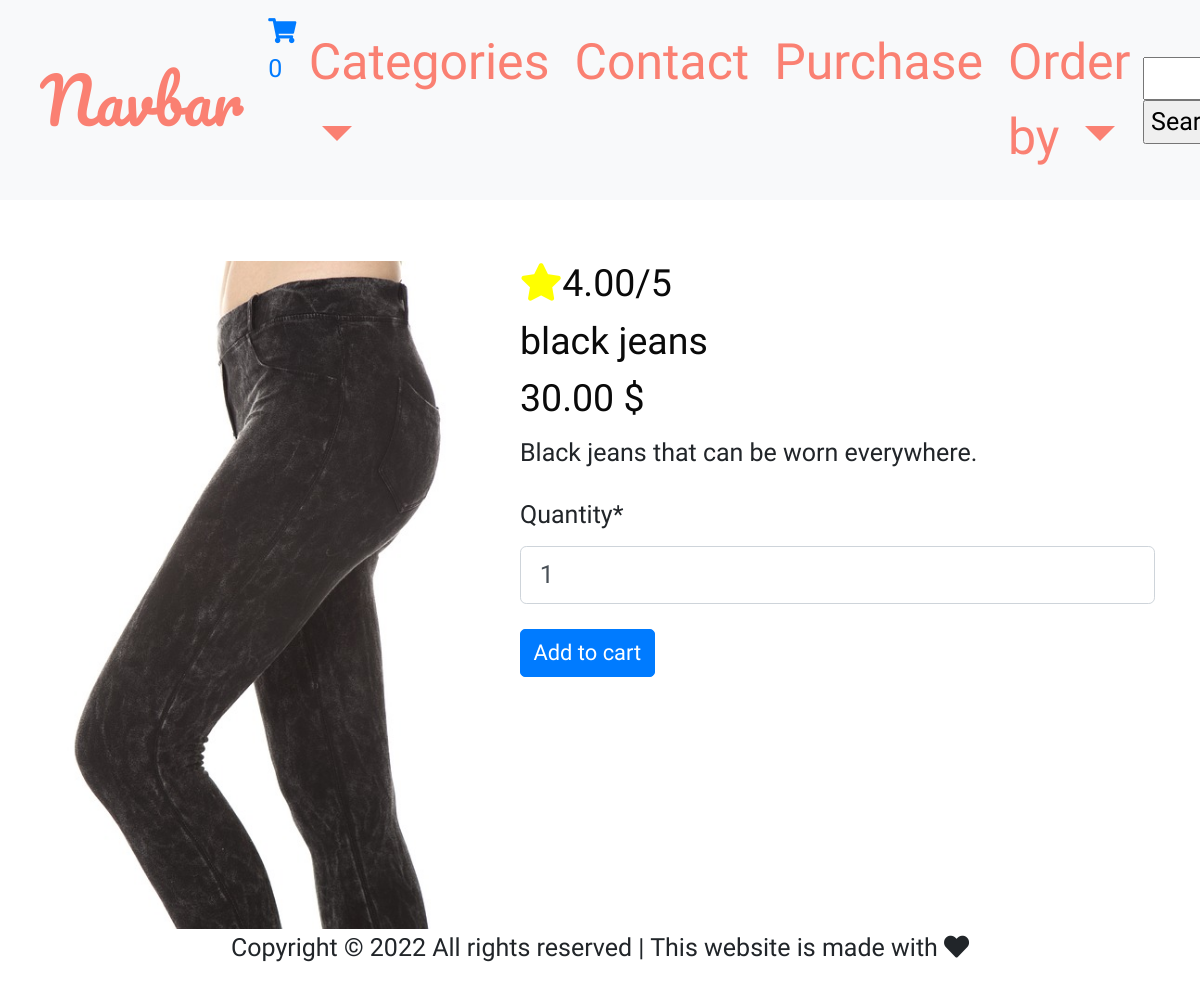
Page /products/pp510200/ on the committed database.
### cart/models.py (models this page shows, shortened)
class Product(models.Model):
    category = models.ForeignKey('Category', on_delete=models.CASCADE)
    name = models.CharField(max_length=254)
    slug = models.SlugField(unique=True, null=True)
    description = models.TextField()
    price = models.DecimalField(max_digits=6, decimal_places=2)
    rating = models.DecimalField(max_digits=6, decimal_places=2,
                                 null=True, blank=True)
    image = models.ImageField()
    active = models.BooleanField(default=False)

### cart/views.py (the view, shortened to what this page needs)
# urls.py: path('<slug>/', views.ProductDetailView.as_view(), name='product-detail')
class ProductDetailView(generic.FormView):
    template_name = 'cart/product_detail.html'
    """ We have to pick forms from forms.py"""
    form_class = AddToCartForm
    def get_object(self):
        return get_object_or_404(Product, slug=self.kwargs["slug"])
    def get_context_data(self, **kwargs):
        context = super(ProductDetailView, self).get_context_data(**kwargs)
        context['product'] = self.get_object()
        return context

### cart/forms.py
class AddToCartForm(forms.ModelForm):
    class Meta:
        model = OrderItem
        fields = ['quantity']

### templates/cart/product_detail.html (shortened to what this page needs)
{% extends "base.html" %}
{% load crispy_forms_tags %}
{% load static %}
{% block page_header %}
    <div class="container header-container">
        <div class="row">
            <div class="col"></div>
        </div>
    </div>
{% endblock %}
{% block content %}
<div class="container single-product">
    <div class="row">
        <div class="col-lg-5 ">
            <div class="image-container">
            {% if product.image %}
            <img class=" img-fluid" src="{{ product.image.url }}" alt="{{ product.name }}"  class="card-img-top" width = "100%">
            </div>
        </div>
        <div class="col-lg-7">
            <h4><i style="color:yellow;"class="fa fa-star" style="font-size: small;"></i>{{ product.rating }}/5</h4>
            {% else %}
            <h4><i class="fa fa-star" style="font-size: small;"></i>No rating</h4>
            {% endif %}
            <h4>{{ product.name }}</h4>
            <h4>{{ product.price }} $</h4>
            <p>{{ product.description }}</p>
            <div>
                <form method="POST">
                    {{ form|crispy }}
                    <button type='submit' class="btn btn-sm btn-primary buy-now">Add to cart</button>
                </form>
            </div>
        </div>
    </div>
</div>
{% endblock %}

### static/css/base.css (style rules this page uses)
:root { --black:#2c2c54; --orange:#ff9f1a; }
html, body { font-family: 'Dongle'; font-size: 25px; overflow: auto; min-height: 100vh; }
.single-product { margin-top: 5%; }
.single-product h4 { font-size: 1.5rem; color: #0a0a0a; }

### rows in the picture
Product: image (picture), rating "4.00", name "black jeans", price "30.00", description "Black jeans that can be worn everywhere."
